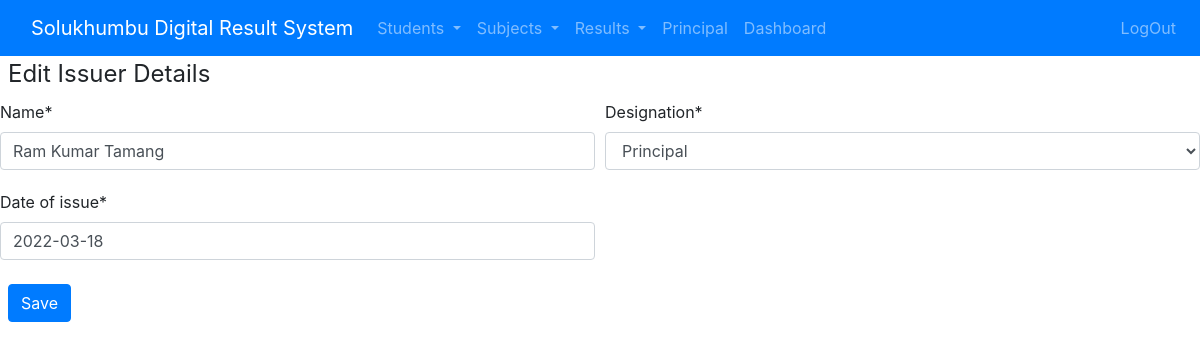
Screenshot of /home/issuer/issuer_update/1 (signed in) with the database file from the repository.
### student/models.py (models this page shows, shortened)
class Issuer(models.Model):
    name = models.CharField(max_length=100)
    designation = models.CharField(max_length=50, choices= DESIGNATION_CHOICES, default='Principal')
    date_of_issue = models.DateField(default=datetime.date.today)

### student/views.py (the view)
# urls.py: path('home/issuer/issuer_update/<int:id>',views.issuer_update,name='issuer_update')
@login_required
def issuer_update(request, id):
    template = 'issuer/issuer_update.html'
    issuer = get_object_or_404(Issuer, id=id)
    form = IssuerForm(request.POST or None, instance=issuer)
    if form.is_valid():
        form.save()
        return redirect('home')
    context = {"form": form}
    return render(request, template, context)

### student/forms.py
class IssuerForm(forms.ModelForm):
    class Meta:
        model = Issuer
        fields = ['name','designation','date_of_issue']

### student/templates/issuer/issuer_update.html (shortened to what this page needs)
{% extends 'student/base.html' %}
{% block content %}
        {% load crispy_forms_tags %}
        <div >
            <form method="post">
                <legend class="w-auto px-2"> Edit Issuer Details</legend>
                <div class="form-row">
                    <div class="form-group col-md-6 mb-1">
                      {{ form.name|as_crispy_field }}
                    </div>
                    <div class="form-group col-md-6 mb-0">
                      {{ form.designation|as_crispy_field }}
                    </div>
                    <div class="form-group col-md-6 mb-0">
                        {{ form.date_of_issue|as_crispy_field }}
                      </div>
                </div>
                <button type="submit" name="create-detail" class="m-2 btn btn-primary">Save</button>
        </form>
    </body>
    {% endblock content %}

### rows the page displays
Issuer: name "Ram Kumar Tamang", designation "Principal", date_of_issue "2022-03-18"
